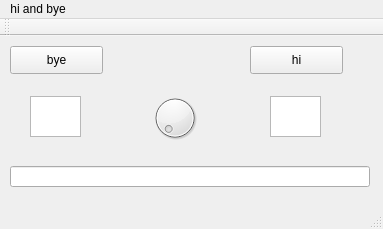
<?xml version="1.0" encoding="UTF-8"?>
<ui version="4.0">
 <class>MainWindow</class>
 <widget class="QMainWindow" name="MainWindow">
  <property name="geometry">
   <rect>
    <x>0</x>
    <y>0</y>
    <width>383</width>
    <height>229</height>
   </rect>
  </property>
  <property name="windowTitle">
   <string>MainWindow</string>
  </property>
  <widget class="QWidget" name="centralWidget">
   <widget class="QLineEdit" name="lineEdit">
    <property name="geometry">
     <rect>
      <x>10</x>
      <y>130</y>
      <width>360</width>
      <height>21</height>
     </rect>
    </property>
    <property name="alignment">
     <set>Qt::AlignCenter</set>
    </property>
   </widget>
   <widget class="QPushButton" name="bye">
    <property name="geometry">
     <rect>
      <x>10</x>
      <y>10</y>
      <width>93</width>
      <height>28</height>
     </rect>
    </property>
    <property name="text">
     <string>bye</string>
    </property>
   </widget>
   <widget class="QPushButton" name="hi">
    <property name="geometry">
     <rect>
      <x>250</x>
      <y>10</y>
      <width>93</width>
      <height>28</height>
     </rect>
    </property>
    <property name="text">
     <string>hi</string>
    </property>
   </widget>
   <widget class="QTextEdit" name="bye_number">
    <property name="geometry">
     <rect>
      <x>30</x>
      <y>60</y>
      <width>51</width>
      <height>41</height>
     </rect>
    </property>
   </widget>
   <widget class="QTextEdit" name="hi_number">
    <property name="geometry">
     <rect>
      <x>270</x>
      <y>60</y>
      <width>51</width>
      <height>41</height>
     </rect>
    </property>
   </widget>
   <widget class="QDial" name="day">
    <property name="geometry">
     <rect>
      <x>150</x>
      <y>50</y>
      <width>50</width>
      <height>64</height>
     </rect>
    </property>
   </widget>
  </widget>
  <widget class="QMenuBar" name="menuBar">
   <property name="geometry">
    <rect>
     <x>0</x>
     <y>0</y>
     <width>383</width>
     <height>26</height>
    </rect>
   </property>
   <widget class="QMenu" name="menuhi_and_bye">
    <property name="title">
     <string>hi and bye</string>
    </property>
   </widget>
   <addaction name="menuhi_and_bye"/>
  </widget>
  <widget class="QToolBar" name="mainToolBar">
   <attribute name="toolBarArea">
    <enum>TopToolBarArea</enum>
   </attribute>
   <attribute name="toolBarBreak">
    <bool>false</bool>
   </attribute>
  </widget>
  <widget class="QStatusBar" name="statusBar"/>
 </widget>
 <layoutdefault spacing="6" margin="11"/>
 <resources/>
 <connections/>
</ui>
